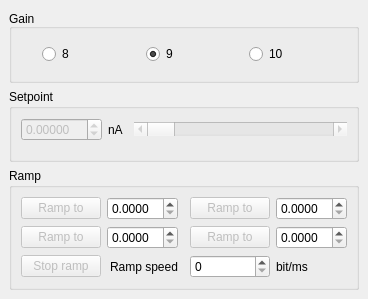
  <widget class="QDockWidget" name="Current">
   <property name="enabled">
    <bool>true</bool>
   </property>
   <property name="sizePolicy">
    <sizepolicy hsizetype="Minimum" vsizetype="Minimum">
     <horstretch>0</horstretch>
     <verstretch>0</verstretch>
    </sizepolicy>
   </property>
   <property name="minimumSize">
    <size>
     <width>350</width>
     <height>299</height>
    </size>
   </property>
   <property name="acceptDrops">
    <bool>true</bool>
   </property>
   <property name="floating">
    <bool>true</bool>
   </property>
   <property name="features">
    <set>QDockWidget::AllDockWidgetFeatures</set>
   </property>
   <property name="windowTitle">
    <string>Current</string>
   </property>
   <attribute name="dockWidgetArea">
    <number>1</number>
   </attribute>
   <widget class="QWidget" name="dockWidgetContents_2">
    <layout class="QGridLayout" name="gridLayout_9">
     <item row="1" column="0">
      <widget class="QGroupBox" name="groupBox_Setpoint_Current">
       <property name="enabled">
        <bool>true</bool>
       </property>
       <property name="sizePolicy">
        <sizepolicy hsizetype="Preferred" vsizetype="Preferred">
         <horstretch>0</horstretch>
         <verstretch>0</verstretch>
        </sizepolicy>
       </property>
       <property name="title">
        <string>Setpoint</string>
       </property>
       <layout class="QGridLayout" name="gridLayout_6">
        <item row="0" column="1">
         <widget class="QLabel" name="label">
          <property name="enabled">
           <bool>true</bool>
          </property>
          <property name="sizePolicy">
           <sizepolicy hsizetype="Minimum" vsizetype="Minimum">
            <horstretch>0</horstretch>
            <verstretch>0</verstretch>
           </sizepolicy>
          </property>
          <property name="text">
           <string>nA</string>
          </property>
          <property name="textFormat">
           <enum>Qt::AutoText</enum>
          </property>
          <property name="scaledContents">
           <bool>true</bool>
          </property>
          <property name="wordWrap">
           <bool>true</bool>
          </property>
          <property name="margin">
           <number>-1</number>
          </property>
          <property name="indent">
           <number>-1</number>
          </property>
         </widget>
        </item>
        <item row="0" column="0">
         <widget class="QDoubleSpinBox" name="spinBox_Input_Setpoint">
          <property name="enabled">
           <bool>false</bool>
          </property>
          <property name="sizePolicy">
           <sizepolicy hsizetype="Minimum" vsizetype="Minimum">
            <horstretch>0</horstretch>
            <verstretch>0</verstretch>
           </sizepolicy>
          </property>
          <property name="wrapping">
           <bool>true</bool>
          </property>
          <property name="buttonSymbols">
           <enum>QAbstractSpinBox::UpDownArrows</enum>
          </property>
          <property name="showGroupSeparator" stdset="0">
           <bool>false</bool>
          </property>
          <property name="decimals">
           <number>5</number>
          </property>
          <property name="minimum">
           <double>-10.000000000000000</double>
          </property>
          <property name="maximum">
           <double>9.999689999999999</double>
          </property>
          <property name="stepType">
           <enum>QAbstractSpinBox::AdaptiveDecimalStepType</enum>
          </property>
         </widget>
        </item>
        <item row="0" column="2">
         <widget class="QScrollBar" name="scrollBar_Input_Setpoint">
          <property name="enabled">
           <bool>false</bool>
          </property>
          <property name="maximum">
           <number>65535</number>
          </property>
          <property name="orientation">
           <enum>Qt::Horizontal</enum>
          </property>
         </widget>
        </item>
        <item row="2" column="1">
         <spacer name="horizontalSpacer_8">
          <property name="orientation">
           <enum>Qt::Horizontal</enum>
          </property>
          <property name="sizeType">
           <enum>QSizePolicy::Minimum</enum>
          </property>
          <property name="sizeHint" stdset="0">
           <size>
            <width>20</width>
            <height>9</height>
           </size>
          </property>
         </spacer>
        </item>
        <item row="2" column="0">
         <spacer name="horizontalSpacer_45">
          <property name="orientation">
           <enum>Qt::Horizontal</enum>
          </property>
          <property name="sizeType">
           <enum>QSizePolicy::Minimum</enum>
          </property>
          <property name="sizeHint" stdset="0">
           <size>
            <width>30</width>
            <height>9</height>
           </size>
          </property>
         </spacer>
        </item>
        <item row="2" column="2">
         <spacer name="horizontalSpacer_2">
          <property name="orientation">
           <enum>Qt::Horizontal</enum>
          </property>
          <property name="sizeType">
           <enum>QSizePolicy::Expanding</enum>
          </property>
          <property name="sizeHint" stdset="0">
           <size>
            <width>40</width>
            <height>9</height>
           </size>
          </property>
         </spacer>
        </item>
       </layout>
      </widget>
     </item>
     <item row="0" column="0">
      <widget class="QGroupBox" name="groupBox_Gain_Current">
       <property name="enabled">
        <bool>true</bool>
       </property>
       <property name="title">
        <string>Gain</string>
       </property>
       <property name="alignment">
        <set>Qt::AlignBottom|Qt::AlignLeading|Qt::AlignLeft</set>
       </property>
       <layout class="QHBoxLayout" name="horizontalLayout_5">
        <property name="leftMargin">
         <number>30</number>
        </property>
        <property name="topMargin">
         <number>5</number>
        </property>
        <property name="bottomMargin">
         <number>5</number>
        </property>
        <item>
         <widget class="QRadioButton" name="radioButton_8_Gain">
          <property name="text">
           <string>8</string>
          </property>
         </widget>
        </item>
        <item>
         <widget class="QRadioButton" name="radioButton_9_Gain">
          <property name="text">
           <string>9</string>
          </property>
          <property name="checked">
           <bool>true</bool>
          </property>
         </widget>
        </item>
        <item>
         <widget class="QRadioButton" name="radioButton_10_Gain">
          <property name="text">
           <string>10</string>
          </property>
         </widget>
        </item>
       </layout>
      </widget>
     </item>
     <item row="2" column="0">
      <widget class="QGroupBox" name="groupBox_Ramp_Current">
       <property name="enabled">
        <bool>true</bool>
       </property>
       <property name="title">
        <string>Ramp</string>
       </property>
       <layout class="QGridLayout" name="gridLayout_2">
        <item row="3" column="4">
         <widget class="QLabel" name="label_8">
          <property name="text">
           <string>bit/ms</string>
          </property>
         </widget>
        </item>
        <item row="2" column="3">
         <widget class="QPushButton" name="pushButton_Rampto4_CurrRamp">
          <property name="enabled">
           <bool>false</bool>
          </property>
          <property name="text">
           <string>Ramp to</string>
          </property>
         </widget>
        </item>
        <item row="0" column="3">
         <spacer name="horizontalSpacer_43">
          <property name="orientation">
           <enum>Qt::Horizontal</enum>
          </property>
          <property name="sizeType">
           <enum>QSizePolicy::Minimum</enum>
          </property>
          <property name="sizeHint" stdset="0">
           <size>
            <width>40</width>
            <height>0</height>
           </size>
          </property>
         </spacer>
        </item>
        <item row="1" column="3">
         <widget class="QPushButton" name="pushButton_Rampto3_CurrRamp">
          <property name="enabled">
           <bool>false</bool>
          </property>
          <property name="text">
           <string>Ramp to</string>
          </property>
         </widget>
        </item>
        <item row="3" column="0">
         <widget class="QPushButton" name="pushButton_StopRamp_CurrRamp">
          <property name="enabled">
           <bool>false</bool>
          </property>
          <property name="text">
           <string>Stop ramp</string>
          </property>
         </widget>
        </item>
        <item row="0" column="0">
         <spacer name="horizontalSpacer_42">
          <property name="orientation">
           <enum>Qt::Horizontal</enum>
          </property>
          <property name="sizeType">
           <enum>QSizePolicy::Minimum</enum>
          </property>
          <property name="sizeHint" stdset="0">
           <size>
            <width>40</width>
            <height>0</height>
           </size>
          </property>
         </spacer>
        </item>
        <item row="2" column="0">
         <widget class="QPushButton" name="pushButton_Rampto2_CurrRamp">
          <property name="enabled">
           <bool>false</bool>
          </property>
          <property name="text">
           <string>Ramp to</string>
          </property>
         </widget>
        </item>
        <item row="0" column="1">
         <spacer name="horizontalSpacer_9">
          <property name="orientation">
           <enum>Qt::Horizontal</enum>
          </property>
          <property name="sizeType">
           <enum>QSizePolicy::Minimum</enum>
          </property>
          <property name="sizeHint" stdset="0">
           <size>
            <width>40</width>
            <height>0</height>
           </size>
          </property>
         </spacer>
        </item>
        <item row="0" column="4">
         <spacer name="horizontalSpacer_44">
          <property name="orientation">
           <enum>Qt::Horizontal</enum>
          </property>
          <property name="sizeType">
           <enum>QSizePolicy::Minimum</enum>
          </property>
          <property name="sizeHint" stdset="0">
           <size>
            <width>40</width>
            <height>0</height>
           </size>
          </property>
         </spacer>
        </item>
        <item row="1" column="4">
         <widget class="QDoubleSpinBox" name="doubleSpinBox_12">
          <property name="enabled">
           <bool>true</bool>
          </property>
          <property name="decimals">
           <number>4</number>
          </property>
         </widget>
        </item>
        <item row="2" column="1">
         <widget class="QDoubleSpinBox" name="doubleSpinBox_9">
          <property name="enabled">
           <bool>true</bool>
          </property>
          <property name="decimals">
           <number>4</number>
          </property>
         </widget>
        </item>
        <item row="3" column="1" alignment="Qt::AlignRight">
         <widget class="QLabel" name="label_7">
          <property name="text">
           <string>Ramp speed</string>
          </property>
         </widget>
        </item>
        <item row="1" column="0">
         <widget class="QPushButton" name="pushButton_Rampto1_CurrRamp">
          <property name="enabled">
           <bool>false</bool>
          </property>
          <property name="text">
           <string>Ramp to</string>
          </property>
         </widget>
        </item>
        <item row="2" column="4">
         <widget class="QDoubleSpinBox" name="doubleSpinBox_13">
          <property name="enabled">
           <bool>true</bool>
          </property>
          <property name="decimals">
           <number>4</number>
          </property>
         </widget>
        </item>
        <item row="1" column="1">
         <widget class="QDoubleSpinBox" name="doubleSpinBox_8">
          <property name="enabled">
           <bool>true</bool>
          </property>
          <property name="decimals">
           <number>4</number>
          </property>
         </widget>
        </item>
        <item row="3" column="3">
         <widget class="QSpinBox" name="spinBox_SpeedInput_CurrRamp">
          <property name="enabled">
           <bool>true</bool>
          </property>
         </widget>
        </item>
        <item row="0" column="2">
         <spacer name="horizontalSpacer_7">
          <property name="orientation">
           <enum>Qt::Horizontal</enum>
          </property>
          <property name="sizeType">
           <enum>QSizePolicy::Fixed</enum>
          </property>
          <property name="sizeHint" stdset="0">
           <size>
            <width>6</width>
            <height>0</height>
           </size>
          </property>
         </spacer>
        </item>
       </layout>
      </widget>
     </item>
    </layout>
   </widget>
  </widget>
